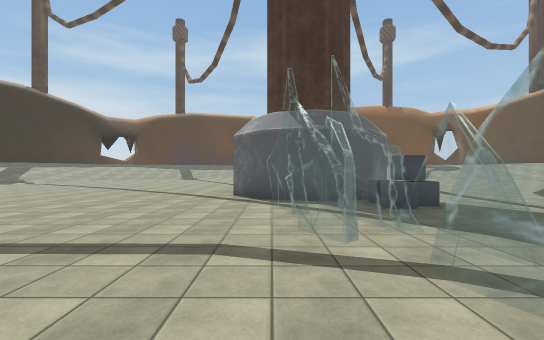
View 1 (above)

24 first-person views from a walk through a scene from a Unity 3-D project. The camera is 1.4 m above the floor, looks level and sees 90° across. The floor is counted in squares, 2 m on a side. Each view is taken from the middle of a square. On the plan, view 1 faces up. The plan holds only what a view shows up to about 9 squares ahead; the rest is blank. Some animated figures are left out. Some surface patterns are stand-ins.

View 2
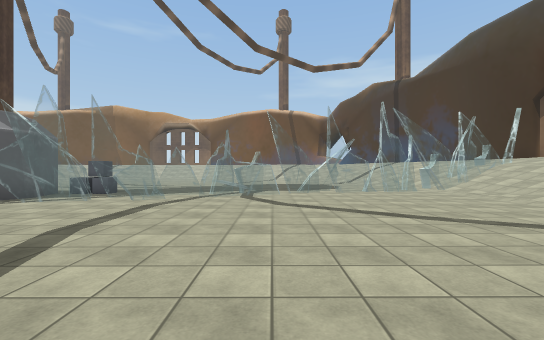

View 3
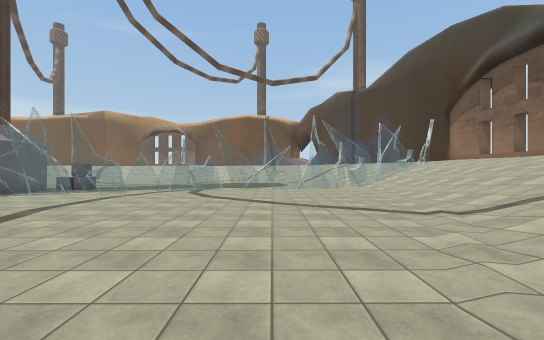

View 4
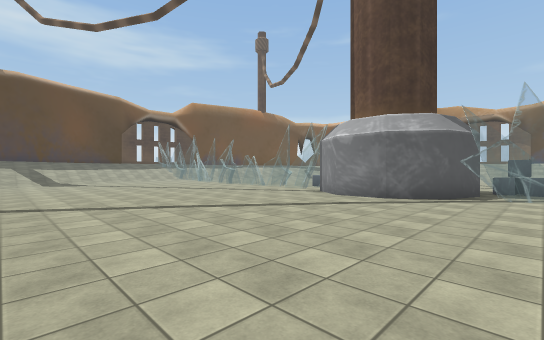

View 5
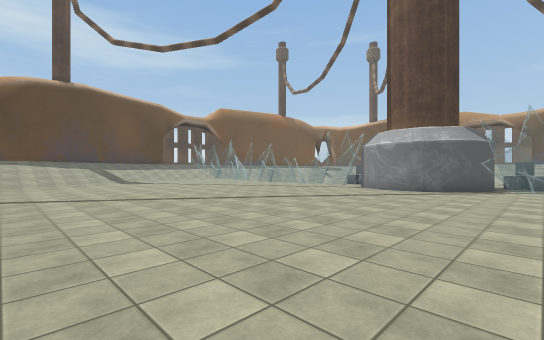

View 6
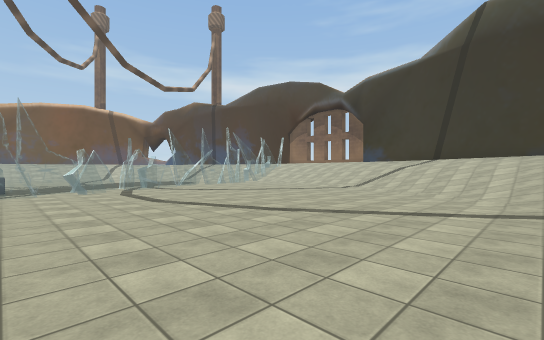

View 7
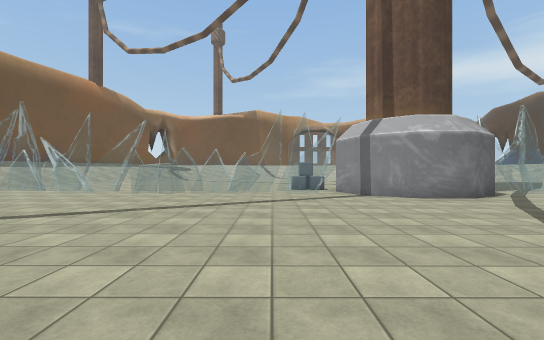

View 8
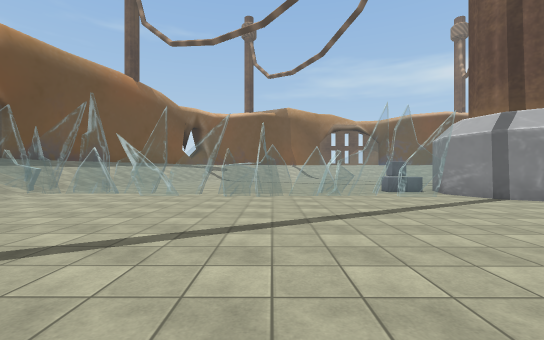

View 9
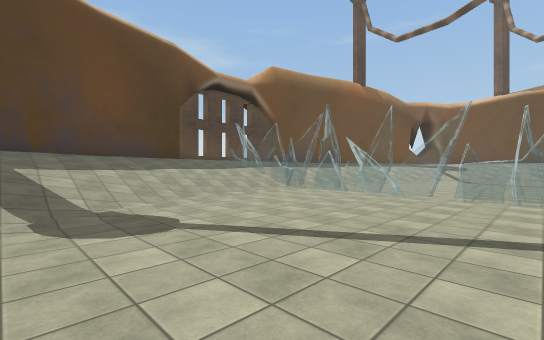

View 10
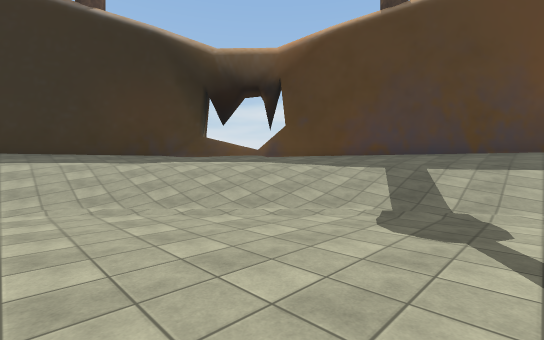

View 11
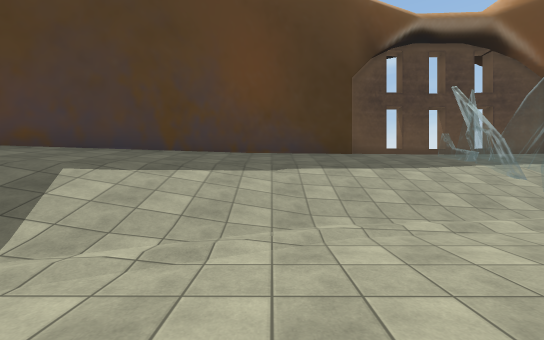

View 12
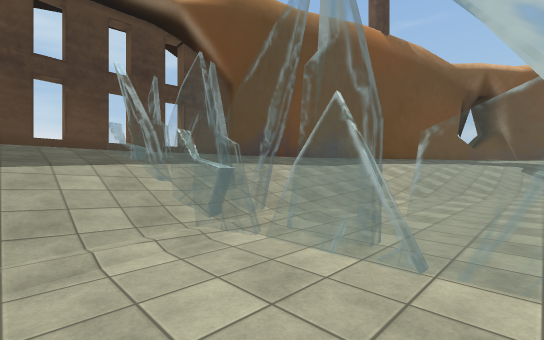

View 13
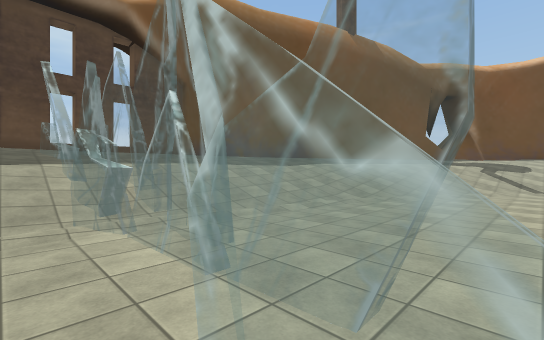

View 14
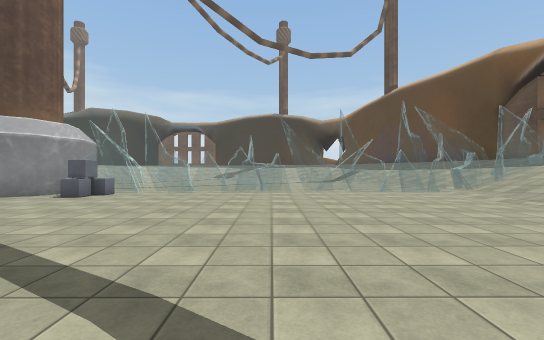

View 15
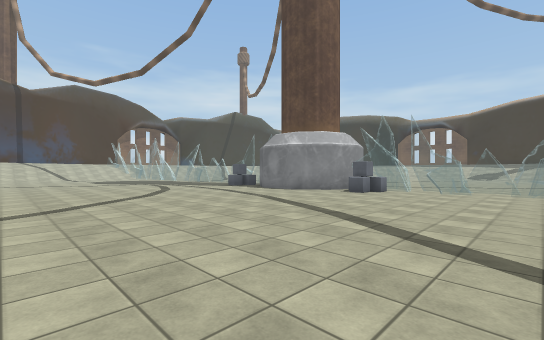

View 16
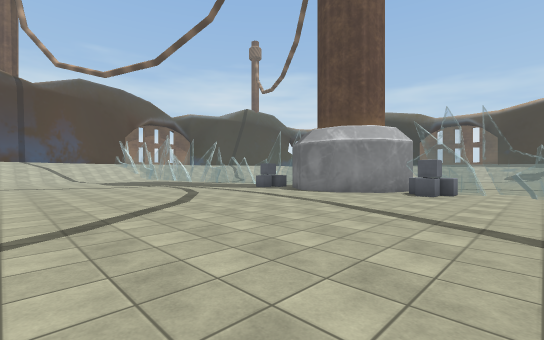

View 17
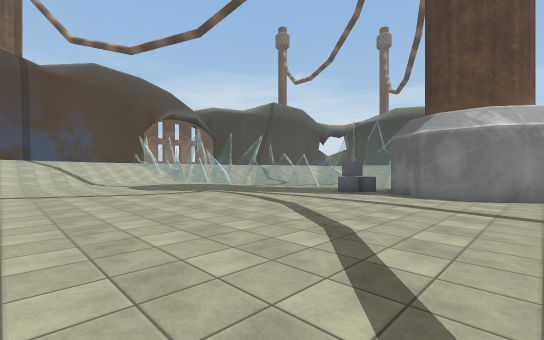

View 18
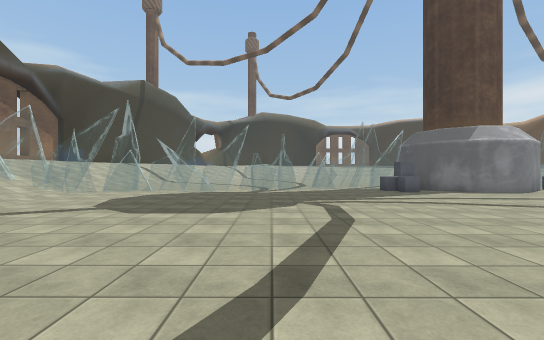

View 19
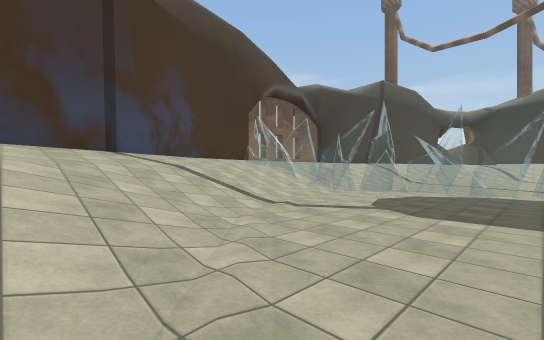

View 20
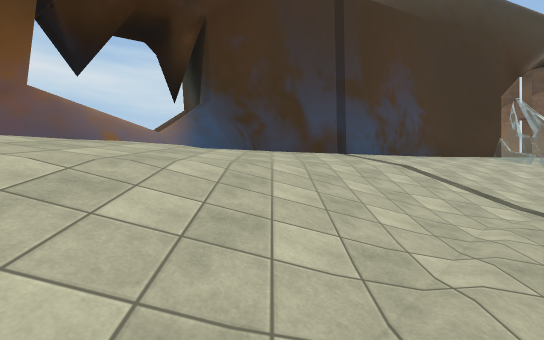

View 21
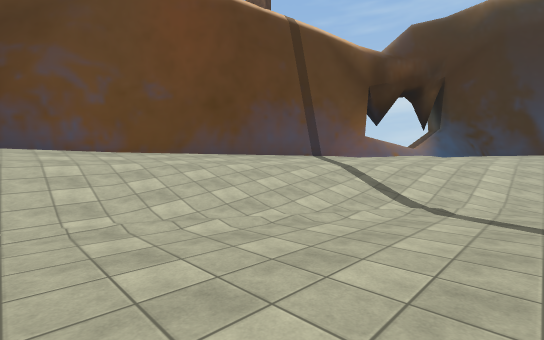

View 22
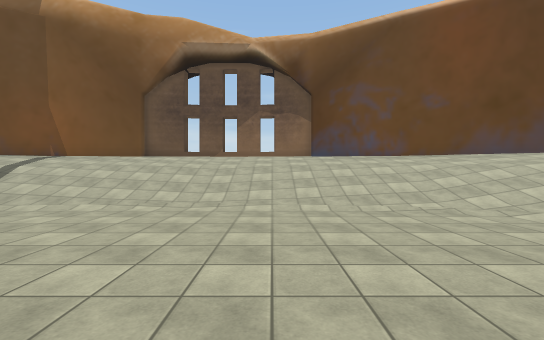

View 23
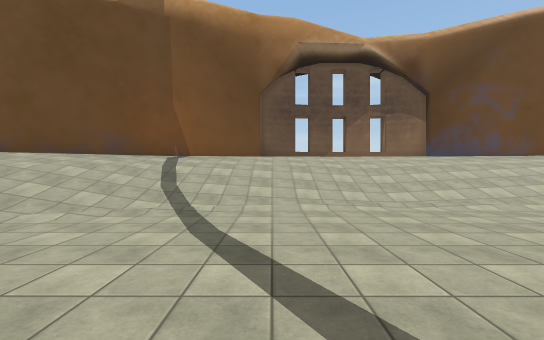

View 24
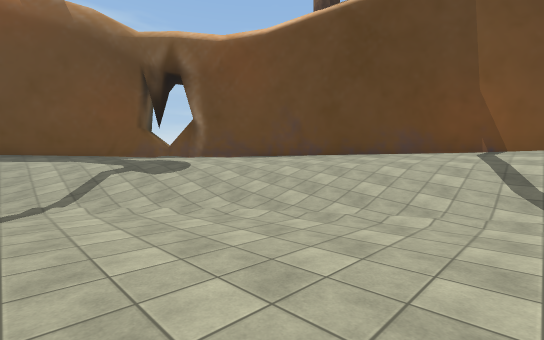

### Floor plan
Key: @ floor where view 1 was taken; # wall or solid block; x gap in a wall; . main floor; : floor 0.25 m higher than the main floor; + floor 1.5 m higher than the main floor; * floor 1.75 m higher than the main floor; % floor 2 m higher than the main floor; & floor 2.25 m higher than the main floor; / step, stairs or slope; = window, fence, low wall or low ledge; O other object.
Columns run from 16 left of view 1 to 19 right of it. Each row starts with its distance up from view 1.
 28                 xxx#
 27            #####&&&###
 26          ###&&%%% %%%&&
 25        ###&%****+=/****%  ##
 24      ###&%**////// /////* &###
 23      #/%**//////: ////////*%&##
 22    #=#%*////:....x...../////%/##
 21    #/%*///:......=.......////%/#
 20   ##%*///........=........:///%###
 19  ##%*///.........=.........:///%&#
 18  #%*///..........=..........://*%##
 17 ##%///...........=...........://*&#
 16 #%*//........... =...........://*%##
 15      ............=............://*&#
 14      ............= ...........://*%#
 13      ............=.............:/+%#
 12      ............=OO............//%
 11      .............O.............//*&
 10      ...........###............://*&
  9      ..........## ##............//*%
  8      ..........## ##............//*%
  7      ...........###............://*&
  6      ...........==O.............//*&
  5      ............=OO...........://%#
  4        ..........=.............:/+%#
  3        .......... ............://*%#
  2        ........... ...........://*&#
  1        ........... ..........://*%##
  0        .........@.=..........///%&#
 -1        ............=........///*%##
 -2        /...........=.......///*%&#
 -3        //..........=......://*%###
 -4        ///:........ ....:///*%&#
 -5        *////::.....= :://///%###
 -6        %**  ////:::= ////**%/#
 -7        #&    /////// //**%&###
 -8        ##     ***++* **%&###
 -9                %%% %=&&###
-10                 /&
-11                 xx

Positions as (right, up) in squares from view 1, and headings:
1: (0, 0), facing up
2: (-6, 0), facing right
3: (-8, -2), facing right
4: (-8, 5), facing up-right
5: (-11, 5), facing up-right
6: (-9, 5), facing down-right
7: (-8, 13), facing right
8: (-7, 16), facing right
9: (-7, 16), facing up-right
10: (-5, 16), facing up-left
11: (-4, 19), facing up
12: (-1, 20), facing up-right
13: (0, 19), facing up-right
14: (10, 17), facing left
15: (11, 16), facing down-left
16: (11, 14), facing down-left
17: (11, 10), facing down-left
18: (12, 1), facing left
19: (12, 0), facing down-left
20: (12, 0), facing down
21: (11, 5), facing down-right
22: (10, 7), facing right
23: (10, 11), facing right
24: (10, 13), facing up-right
